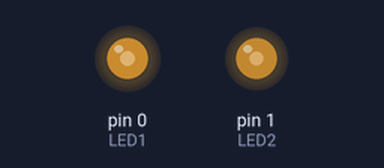
Bench run of a sketch on a simulated Arduino Uno, built with avr-gcc and run on an emulated ATmega328P. Shown: output pins drawn as LEDs (lit = HIGH).

Above: at 0.44 s.
At 1.72 s:
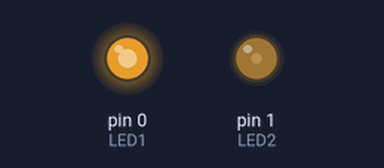
At 11.14 s:
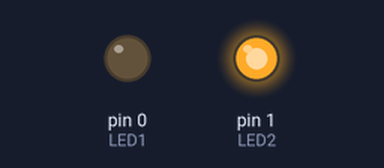
At 38.0 s:
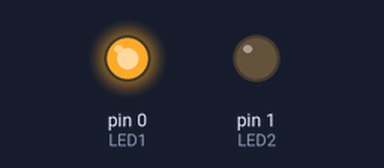
Timing chart, 0 to 40.0 s (numbered marks = the images above):
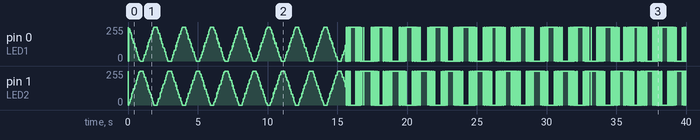

The sketch:

fairylight.ino
```cpp
// TODO: state machine to change

#define LED1 0 // LED pins
#define LED2 1

#define ON HIGH // Macros for ON/OFF
#define OFF LOW

unsigned int pause = 10;  // time for solid color to stay on
int fadeIncrement = 1; // fading (for the timing)

// variables for pattern timing
unsigned long currentMillis = millis();
unsigned long previousMillis = 0;
unsigned long millisInterval = 10; // how quick fading speed is set
// this is the frequency of the sw PWM, frequency = 1/(2 * microInterval)
unsigned long microInterval = 100;  //  200 yield the least flickering

// variables for software PWM
unsigned long currentMicros = micros();
unsigned long previousMicros = 0;

unsigned int rotation = 0;
signed int brightness = 0;
signed int temp = 0;

signed int lowPattern = 0;
signed int highPattern = 0;

const byte pwmMax = 80;
const byte pwmMin = 0;
typedef struct pwmPins { // typedef for properties of each sw pwm pin
  int pin;
  int pwmValue;
  bool pinState;
  int pwmTickCount;
} pwmPin;

// create the sw pwm pins
// these can be any I/O pin
// that can be set to output!
const int pinCount = 1;
const byte pins[pinCount] = {2};

pwmPin myPWMpins[pinCount];

// function to "setup" the sw pwm pin states
// modify to suit your needs
// this creates an alternating fade pattern
void setupPWMpins() {
  for (int index=0; index < pinCount; index++) {
    myPWMpins[index].pin = pins[index];
    myPWMpins[index].pwmValue = 0;
    myPWMpins[index].pinState = ON;
    myPWMpins[index].pwmTickCount = 0;
  }
}

void pwmFadePattern() {
  // go through each sw pwm pin, and increase
  // the pwm value. this would be like
  // calling analogWrite() on each hw pwm pin
  for (int index=0; index < pinCount; index++) {
    if (rotation == 0)  brightness += fadeIncrement;
      else brightness -= fadeIncrement;
    if (brightness > highPattern ) {
      rotation = 1;
    } else if (brightness <= lowPattern) {
      rotation = 0;
    }
    temp = brightness;
    if (temp > pwmMax) temp = pwmMax;
    else if (temp < 0) temp = 0;
    myPWMpins[index].pwmValue = temp;
  }
}

void handlePWM() {
  currentMicros = micros();
  // check to see if we need to increment our PWM counters yet
    if (currentMicros - previousMicros >= microInterval) {
    // Increment each pin's counter
    for (int index=0; index < pinCount; index++) {
      // each pin has its own tickCounter
      // determine if we're counting on or off time

      if (myPWMpins[index].pwmValue == pwmMax || myPWMpins[index].pwmValue == 0) {
        // do nothing so LED do not flicker
        // also do not increase the pwmTickCount or it'll runaway and fail to reset
        break;
      }

      myPWMpins[index].pwmTickCount++;
      if (myPWMpins[index].pinState == ON) {
        // see if we hit the desired on percentage. not as precise as 255 or 1024, but easier to do math
        if (myPWMpins[index].pwmTickCount >= myPWMpins[index].pwmValue) {
          myPWMpins[index].pinState = OFF;
        }
      } else {
        // if it isn't on, it is off
        if (myPWMpins[index].pwmTickCount >= pwmMax) {
          myPWMpins[index].pinState = ON;
          myPWMpins[index].pwmTickCount = 0;
        }
      }
      if (myPWMpins[index].pinState == ON) {
          digitalWrite(LED2, ON);
          digitalWrite(LED1, OFF);
      } else {
          digitalWrite(LED1, ON);
          digitalWrite(LED2, OFF);
      }
    }
    previousMicros = currentMicros; // reset the micros() tick counter.
  }
}

void setup() {
  highPattern = pwmMax + pause;
  lowPattern = pwmMin - pause;

  setupPWMpins();
  pinMode(LED1, OUTPUT);
  pinMode(LED2, OUTPUT);
  digitalWrite(LED1, LOW);
  digitalWrite(LED2, HIGH);
}

void loop() {
  handlePWM();
  currentMillis = millis(); // check timer for fading pattern
  if (currentMillis - previousMillis >= millisInterval) {
    pwmFadePattern();
    previousMillis = currentMillis; // setup clock for next tick
  }
}
```
